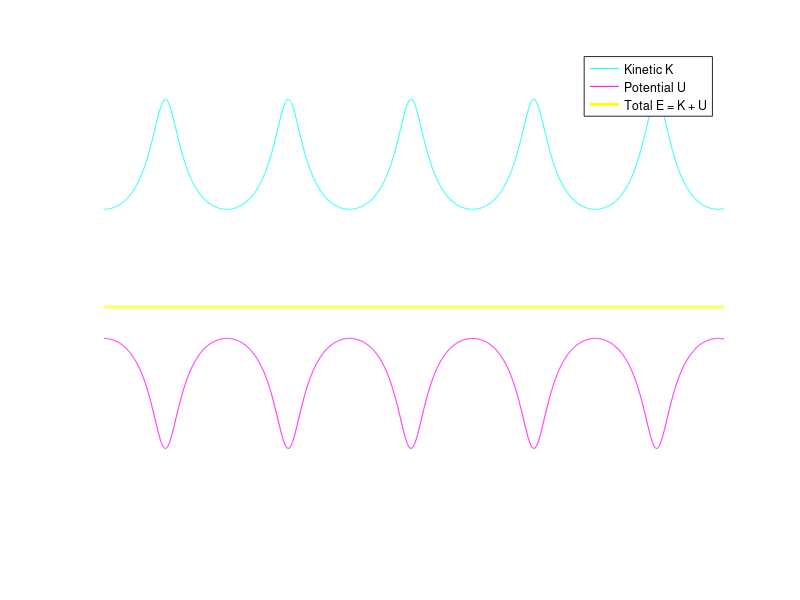

MATLAB code for this plot:
% --- 1. The Physics Engine: a small mass m orbiting a fixed heavy mass M ---
G = 1; M = 1; m = 1;
gravity = @(t, s) [s(3:4); -G * M * s(1:2) / norm(s(1:2))^3];

% --- 2. Integrate an elliptical orbit ---
tspan = linspace(0, 20, 4000);
opts = odeset('RelTol', 1e-10, 'AbsTol', 1e-12);
[t, S] = ode45(gravity, tspan, [1; 0; 0; 0.8], opts);

% --- 3. Energy bookkeeping: E = K + U = (1/2) m v^2 - G M m / r ---
r = sqrt(S(:, 1).^2 + S(:, 2).^2);
v2 = S(:, 3).^2 + S(:, 4).^2;
K = 0.5 * m * v2;
U = -G * M * m ./ r;
E = K + U;
fprintf('E(0) = %.6f   relative drift = %.3e\n', E(1), max(abs(E - E(1))) / abs(E(1)));

% --- 4. Visual mapping: energy is traded, never created or destroyed ---
figure('Color', 'k'); hold on;
plot(t, K, 'c', 'DisplayName', 'Kinetic K');
plot(t, U, 'm', 'DisplayName', 'Potential U');
plot(t, E, 'y', 'LineWidth', 2, 'DisplayName', 'Total E = K + U');
set(gca, 'Color', 'k', 'XColor', 'w', 'YColor', 'w');
xlabel('time', 'Color', 'w');
title('Energy ledger of an orbit', 'Color', 'w');
legend('Location', 'best');
